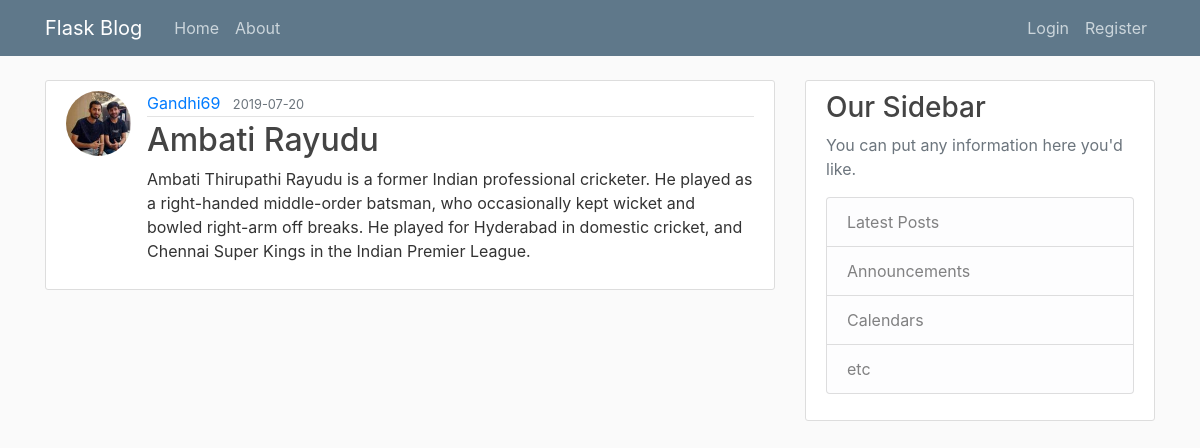
/post/10, run on the app's committed database.
### app/models.py (models this page shows, shortened)
class User(db.Model, UserMixin):
	id = db.Column(db.Integer, primary_key = True)
	username = db.Column(db.String(20), unique=True, nullable=False)
	email = db.Column(db.String(120), unique=True, nullable=False)
	image_file = db.Column(db.String(20), nullable=False, default='default.jpg')
	password = db.Column(db.String(60), nullable=False)
	posts = db.relationship('Post', backref='author', lazy=True)

class Post(db.Model):
	id = db.Column(db.Integer, primary_key = True)
	title = db.Column(db.String(100), nullable=False)
	date_posted = db.Column(db.DateTime, nullable=False, default=datetime.utcnow)
	content = db.Column(db.Text, nullable=False)
	user_id = db.Column(db.Integer, db.ForeignKey('user.id'), nullable=False)

### app/routes.py (the view)
@app.route("/post/<int:post_id>")
def post(post_id):
	post = Post.query.get_or_404(post_id)
	return render_template('post.html', title=post.title, post=post)

### app/templates/post.html (shortened to what this page needs)
{% extends "layout.html" %}
{% block content %}
    <article class="media content-section">
      <img class="rounded-circle article-img" src="{{ url_for('static', filename='profile_pics/' +post.author.image_file) }}">
      <div class="media-body">
        <div class="article-metadata">
          <a class="mr-2" href="{{ url_for('user_post', username=post.author.username) }}">{{ post.author.username }}</a>
          <small class="text-muted">{{ post.date_posted.strftime('%Y-%m-%d') }}</small>
        </div>
        <h2 class="article-title">{{ post.title }}</h2>
        <p class="article-content">{{ post.content }}</p>
      </div>
    </article>
{% endblock content %}

### app/Static/main.css (style rules this page uses)
body { background: #fafafa; color: #333333; margin-top: 5rem; }
h1, h2, h3, h4, h5, h6 { color: #444444; }
.content-section { background: #ffffff; padding: 10px 20px; border: 1px solid #dddddd; border-radius: 3px; margin-bottom: 20px; }
.article-title { color: #444444; }
.article-content { white-space: pre-line; }
.article-img { height: 65px; width: 65px; margin-right: 16px; }
.article-metadata { padding-bottom: 1px; margin-bottom: 4px; border-bottom: 1px solid #e3e3e3 }

### data on the page
User: image_file (picture), author.username "Gandhi69"
Post: date_posted "2019-07-20", title "Ambati Rayudu", content "Ambati Thirupathi Rayudu is a former Indian professional cricketer. He played as a right-handed middle-order batsman, who occasionally kept wicket and bowled right-arm off breaks. He played for Hyderabad in domestic cricket, and Chennai Super Kings in the Indian Premier League."
